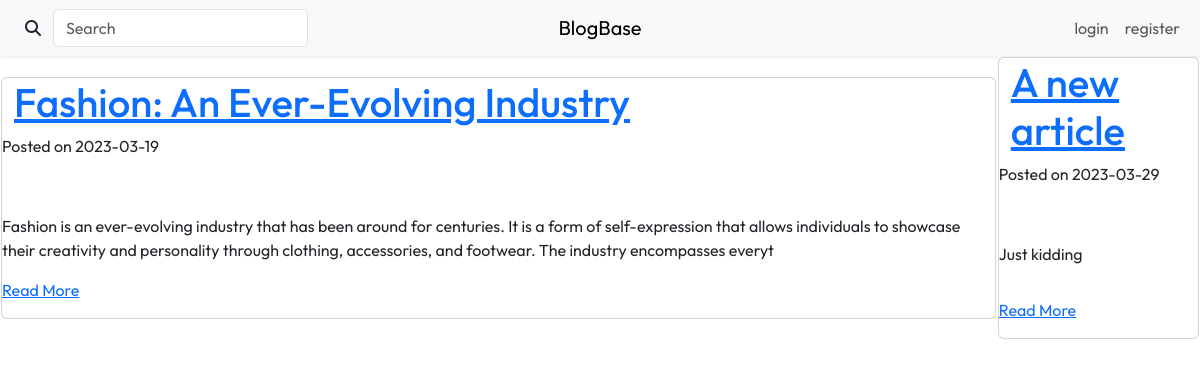
The app's page /content/hot.php, older data.
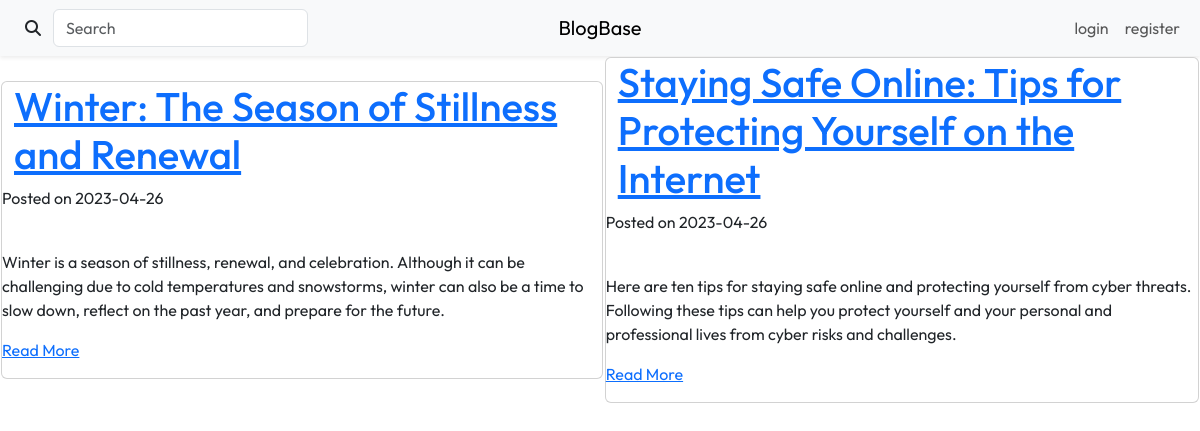
The same page, newer data.
### tables this page shows
CREATE TABLE `Articles` (
  `article_id` int(11) NOT NULL,
  `author_id` int(11) NOT NULL,
  `title` varchar(225) NOT NULL,
  `description` tinytext DEFAULT NULL,
  `lead_image` varchar(255) DEFAULT NULL,
  `content` longblob DEFAULT NULL,
  `submitted` tinyint(1) NOT NULL DEFAULT 0,
  `submit_date` date NOT NULL DEFAULT current_timestamp(),
  `approved` tinyint(1) NOT NULL DEFAULT 0,
  `click_number` int(11) NOT NULL DEFAULT 0
);

### content/hot.php (the view, shortened to what this page needs)
<?php include "../include/connect.inc.php"; ?>
<!DOCTYPE html>
<html lang="en">
    <head>
        <link rel="stylesheet" href="https://cdn.jsdelivr.net/npm/bootstrap@5.3.0-alpha1/dist/css/bootstrap.min.css">
        <link rel="stylesheet" href="https://cdnjs.cloudflare.com/ajax/libs/font-awesome/6.2.1/css/all.min.css">
        <link rel="stylesheet" href="./css/styles.css">
    </head>
    <body>
        <div class="header">
            <?php include "./views/header.php" ?>
        </div>
        <?php
        try {
            $stmt = $con->query("SELECT article_id, title, description, submit_date
                                 FROM `Articles`
                                 WHERE approved = 1 AND submit_date >= '2022/08/26'
                                 ORDER BY click_number DESC");
            ?>
            <table class="main-space">
                <?php
                $stmt->fetch_assoc();
                foreach ($stmt as $row) {
                    echo "<center><td>";
                    echo '<div class="card">';
                    echo '<div class="container">';
                    echo '<h1><a href="post1.php?id=' . $row['article_id'] . '">' . $row['title'] . '</a></h1>';
                    echo '</div>';
                    echo '<p>Posted on ' . $row['submit_date'] . '</p><br>';
                    echo '<p>' . $row['description'] . '</p>';
                    echo '<p><a href="post1.php?id=' . $row['article_id'] . '">Read More</a></p>';
                    echo '</div>';
                    echo "</td></center>";
                }
        } catch (PDOException $e) {
            echo $e->getMessage();
        }
        echo "</table>";
        ?>
    </body>
</html>

Row changes from the older to the newer data that the page shows:
no longer on this page (row edited): articles: title "Fashion: An Ever-Evolving Industry", submit_date "2023-03-19", description "Fashion is an ever-evolving industry that has been around for centuries. It is a form of self-expression that allows individuals to showcase their creativity and personality through clothing, accessories, and footwear. The industry encompasses everyt"
removed articles: title "A new article", submit_date "2023-03-29", description "Just kidding"
now on this page (row edited): articles: title "Winter: The Season of Stillness and Renewal", submit_date "2023-04-26", description "Winter is a season of stillness, renewal, and celebration. Although it can be challenging due to cold temperatures and snowstorms, winter can also be a time to slow down, reflect on the past year, and prepare for the future."
now on this page (row edited): articles: title "Staying Safe Online: Tips for Protecting Yourself on the Internet", submit_date "2023-04-26", description "Here are ten tips for staying safe online and protecting yourself from cyber threats. Following these tips can help you protect yourself and your personal and professional lives from cyber risks and challenges."
